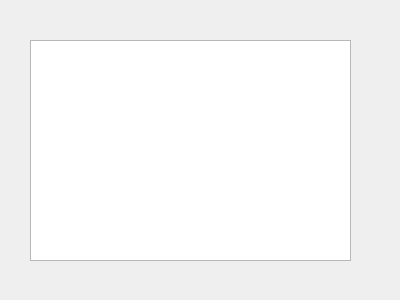
<?xml version="1.0" encoding="UTF-8"?>
<ui version="4.0">
 <class>stdialog</class>
 <widget class="QDialog" name="stdialog">
  <property name="geometry">
   <rect>
    <x>0</x>
    <y>0</y>
    <width>400</width>
    <height>300</height>
   </rect>
  </property>
  <property name="windowTitle">
   <string>Dialog</string>
  </property>
  <widget class="QTextEdit" name="textEdit">
   <property name="geometry">
    <rect>
     <x>30</x>
     <y>40</y>
     <width>321</width>
     <height>221</height>
    </rect>
   </property>
  </widget>
 </widget>
 <resources/>
 <connections/>
</ui>
